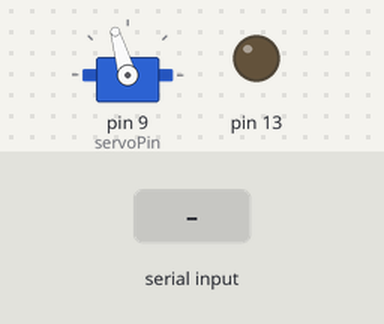
Recording of a sketch running on a simulated Arduino Uno, built with avr-gcc and run on an emulated ATmega328P. Shown: servo, output pins drawn as LEDs (lit = HIGH). The test bench sets the inputs (shaded band).

Above: at 1.3 s.
1.4 s: "90,45\n" received over Serial
At 2.1 s:
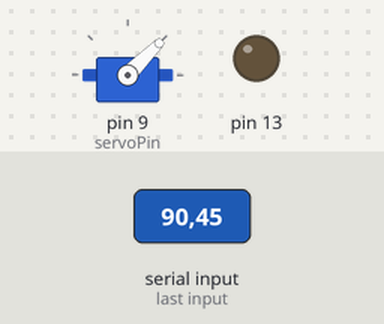
2.9 s: "30,150\n" received over Serial
At 3.3 s:
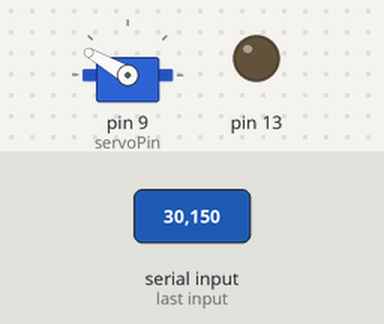
4.4 s: "5\n" received over Serial
At 5.4 s:
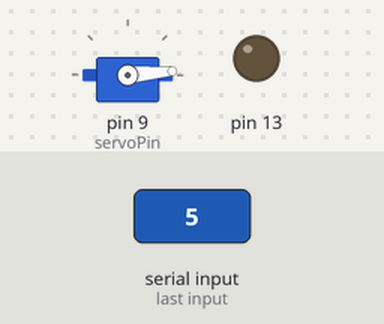
5.9 s: "200\n" received over Serial
At 6.6 s:
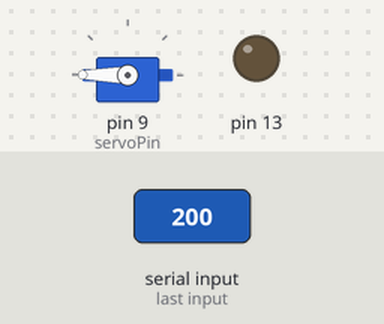
7.4 s: "90\n" received over Serial
At 7.7 s:
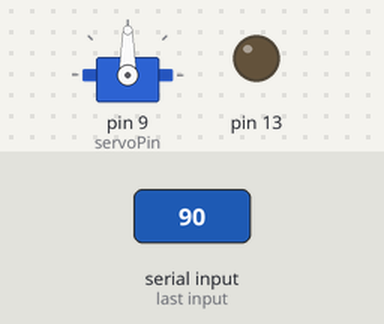
Timing chart, 0 to 9.9 s (numbered marks = the images above; inputs shaded):
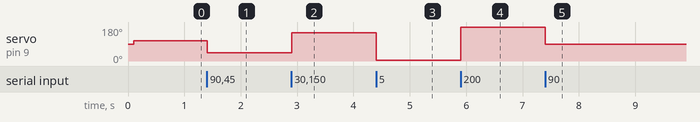

Measured:
- after the input at 1.4 s, servo on pin 9 (servoPin): 106° → 45° at once
- after the input at 2.9 s, servo on pin 9 (servoPin): 45° → 150° at once
- after the input at 4.4 s, servo on pin 9 (servoPin): 150° → 5° at once
- after the input at 5.9 s, servo on pin 9 (servoPin): 5° → 180° at once
- after the input at 7.4 s, servo on pin 9 (servoPin): 180° → 90° at once

The sketch:

servoMovement.ino
```cpp
#include <Servo.h> //include the servo library

int pos=90; //declare initial position of the servo
int servoPin = 9; //declare pin for the servo
int servoDelay =3000; //delay to allow the servo to reach position;
int outPos = 132;
int inCord = 106;
int inCords[] = {106,83,58,36};
int outCount = 0;
int count = 0;
int nPelletsMax = 13;

Servo myServo; // create a servo object called myServo

void setup() {
  Serial.begin(9600); //start serial port
  myServo.attach(servoPin); //declare to which pin is the servo connected
  pinMode(13, OUTPUT);
  delay(100);
  myServo.write(inCords[0]);
}

void loop()
{
  if(Serial.available()!=0)
  { //wait until information is received from the serial port
    pos = Serial.parseInt(); //read the position from the servo
    if (pos != 0)
    {
      myServo.write(pos); //write the position into the servo
    };
  };
};
```
